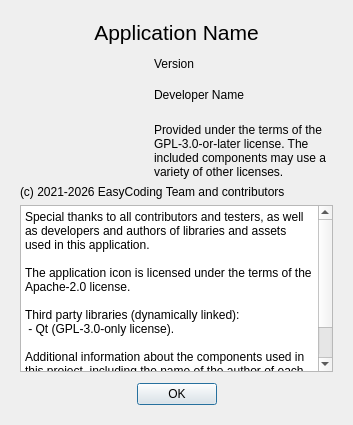
<?xml version="1.0" encoding="UTF-8"?>
<ui version="4.0">
 <author>
SPDX-FileCopyrightText: 2021-2026 EasyCoding Team and contributors
SPDX-License-Identifier: GPL-3.0-or-later
 </author>
 <class>About</class>
 <widget class="QDialog" name="About">
  <property name="windowModality">
   <enum>Qt::WindowModality::WindowModal</enum>
  </property>
  <property name="geometry">
   <rect>
    <x>0</x>
    <y>0</y>
    <width>353</width>
    <height>425</height>
   </rect>
  </property>
  <property name="windowTitle">
   <string>About</string>
  </property>
  <layout class="QVBoxLayout" name="VerticalLayout">
   <item>
    <widget class="QWidget" name="MainWidget" native="true">
     <layout class="QVBoxLayout" name="VerticalLayout_2">
      <item>
       <widget class="QLabel" name="AppName">
        <property name="font">
         <font>
          <pointsize>16</pointsize>
         </font>
        </property>
        <property name="text">
         <string notr="true">Application Name</string>
        </property>
        <property name="textFormat">
         <enum>Qt::TextFormat::PlainText</enum>
        </property>
        <property name="alignment">
         <set>Qt::AlignmentFlag::AlignCenter</set>
        </property>
        <property name="textInteractionFlags">
         <set>Qt::TextInteractionFlag::NoTextInteraction</set>
        </property>
       </widget>
      </item>
      <item>
       <layout class="QHBoxLayout" name="HorizontalLayout">
        <item>
         <widget class="QLabel" name="AppIcon">
          <property name="minimumSize">
           <size>
            <width>128</width>
            <height>128</height>
           </size>
          </property>
          <property name="text">
           <string notr="true"/>
          </property>
          <property name="alignment">
           <set>Qt::AlignmentFlag::AlignCenter</set>
          </property>
          <property name="textInteractionFlags">
           <set>Qt::TextInteractionFlag::NoTextInteraction</set>
          </property>
         </widget>
        </item>
        <item>
         <layout class="QVBoxLayout" name="VerticalLayout_3">
          <item>
           <widget class="QLabel" name="AppVersion">
            <property name="text">
             <string notr="true">Version</string>
            </property>
           </widget>
          </item>
          <item>
           <widget class="QLabel" name="AppDeveloper">
            <property name="text">
             <string notr="true">Developer Name</string>
            </property>
           </widget>
          </item>
          <item>
           <spacer name="VerticalSpacer2">
            <property name="orientation">
             <enum>Qt::Orientation::Vertical</enum>
            </property>
            <property name="sizeType">
             <enum>QSizePolicy::Policy::Fixed</enum>
            </property>
            <property name="sizeHint" stdset="0">
             <size>
              <width>20</width>
              <height>10</height>
             </size>
            </property>
           </spacer>
          </item>
          <item>
           <widget class="QLabel" name="AppLicense">
            <property name="text">
             <string notr="true">Provided under the terms of the GPL-3.0-or-later license. The included components may use a variety of other licenses.</string>
            </property>
            <property name="wordWrap">
             <bool>true</bool>
            </property>
           </widget>
          </item>
         </layout>
        </item>
       </layout>
      </item>
      <item>
       <widget class="QLabel" name="AppCopyright">
        <property name="text">
         <string notr="true">(c) 2021-2026 EasyCoding Team and contributors</string>
        </property>
       </widget>
      </item>
      <item>
       <widget class="QPlainTextEdit" name="AppDescription">
        <property name="acceptDrops">
         <bool>false</bool>
        </property>
        <property name="readOnly">
         <bool>true</bool>
        </property>
        <property name="plainText">
         <string notr="true">Special thanks to all contributors and testers, as well as developers and authors of libraries and assets used in this application.

The application icon is licensed under the terms of the Apache-2.0 license.

Third party libraries (dynamically linked):
 - Qt (GPL-3.0-only license).

Additional information about the components used in this project, including the name of the author of each component, full license names, and important links, can be found in the official documentation.</string>
        </property>
       </widget>
      </item>
      <item>
       <spacer name="VerticalSpacer">
        <property name="orientation">
         <enum>Qt::Orientation::Vertical</enum>
        </property>
        <property name="sizeType">
         <enum>QSizePolicy::Policy::Fixed</enum>
        </property>
        <property name="sizeHint" stdset="0">
         <size>
          <width>20</width>
          <height>5</height>
         </size>
        </property>
       </spacer>
      </item>
      <item>
       <widget class="QDialogButtonBox" name="ButtonBox">
        <property name="orientation">
         <enum>Qt::Orientation::Horizontal</enum>
        </property>
        <property name="standardButtons">
         <set>QDialogButtonBox::StandardButton::Ok</set>
        </property>
        <property name="centerButtons">
         <bool>true</bool>
        </property>
       </widget>
      </item>
     </layout>
    </widget>
   </item>
  </layout>
 </widget>
 <resources/>
 <connections>
  <connection>
   <sender>ButtonBox</sender>
   <signal>accepted()</signal>
   <receiver>About</receiver>
   <slot>accept()</slot>
   <hints>
    <hint type="sourcelabel">
     <x>248</x>
     <y>254</y>
    </hint>
    <hint type="destinationlabel">
     <x>157</x>
     <y>274</y>
    </hint>
   </hints>
  </connection>
  <connection>
   <sender>ButtonBox</sender>
   <signal>rejected()</signal>
   <receiver>About</receiver>
   <slot>reject()</slot>
   <hints>
    <hint type="sourcelabel">
     <x>316</x>
     <y>260</y>
    </hint>
    <hint type="destinationlabel">
     <x>286</x>
     <y>274</y>
    </hint>
   </hints>
  </connection>
 </connections>
</ui>
